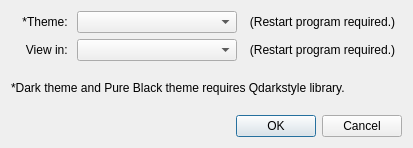
<?xml version="1.0" encoding="UTF-8"?>
<ui version="4.0">
 <class>Settings</class>
 <widget class="QDialog" name="Settings">
  <property name="windowModality">
   <enum>Qt::NonModal</enum>
  </property>
  <property name="geometry">
   <rect>
    <x>0</x>
    <y>0</y>
    <width>413</width>
    <height>148</height>
   </rect>
  </property>
  <property name="windowTitle">
   <string>Settings</string>
  </property>
  <property name="sizeGripEnabled">
   <bool>false</bool>
  </property>
  <property name="modal">
   <bool>false</bool>
  </property>
  <layout class="QVBoxLayout" name="verticalLayout">
   <property name="spacing">
    <number>7</number>
   </property>
   <item>
    <widget class="QFrame" name="frame">
     <property name="frameShape">
      <enum>QFrame::NoFrame</enum>
     </property>
     <property name="frameShadow">
      <enum>QFrame::Raised</enum>
     </property>
     <layout class="QGridLayout" name="gridLayout">
      <property name="leftMargin">
       <number>0</number>
      </property>
      <property name="topMargin">
       <number>0</number>
      </property>
      <property name="rightMargin">
       <number>0</number>
      </property>
      <property name="bottomMargin">
       <number>0</number>
      </property>
      <item row="0" column="1">
       <widget class="QComboBox" name="choice_theme"/>
      </item>
      <item row="0" column="0">
       <widget class="QLabel" name="label">
        <property name="sizePolicy">
         <sizepolicy hsizetype="Fixed" vsizetype="Preferred">
          <horstretch>0</horstretch>
          <verstretch>0</verstretch>
         </sizepolicy>
        </property>
        <property name="minimumSize">
         <size>
          <width>60</width>
          <height>0</height>
         </size>
        </property>
        <property name="maximumSize">
         <size>
          <width>60</width>
          <height>16777215</height>
         </size>
        </property>
        <property name="text">
         <string>*Theme: </string>
        </property>
        <property name="alignment">
         <set>Qt::AlignRight|Qt::AlignTrailing|Qt::AlignVCenter</set>
        </property>
       </widget>
      </item>
      <item row="0" column="2">
       <widget class="QLabel" name="label_2">
        <property name="text">
         <string>(Restart program required.)</string>
        </property>
        <property name="alignment">
         <set>Qt::AlignCenter</set>
        </property>
       </widget>
      </item>
      <item row="1" column="0">
       <widget class="QLabel" name="label_3">
        <property name="sizePolicy">
         <sizepolicy hsizetype="Fixed" vsizetype="Preferred">
          <horstretch>0</horstretch>
          <verstretch>0</verstretch>
         </sizepolicy>
        </property>
        <property name="minimumSize">
         <size>
          <width>60</width>
          <height>0</height>
         </size>
        </property>
        <property name="maximumSize">
         <size>
          <width>60</width>
          <height>16777215</height>
         </size>
        </property>
        <property name="text">
         <string>View in: </string>
        </property>
        <property name="alignment">
         <set>Qt::AlignRight|Qt::AlignTrailing|Qt::AlignVCenter</set>
        </property>
       </widget>
      </item>
      <item row="1" column="1">
       <widget class="QComboBox" name="choice_views"/>
      </item>
      <item row="1" column="2">
       <widget class="QLabel" name="label_4">
        <property name="text">
         <string>(Restart program required.)</string>
        </property>
        <property name="alignment">
         <set>Qt::AlignCenter</set>
        </property>
       </widget>
      </item>
     </layout>
    </widget>
   </item>
   <item>
    <widget class="QLabel" name="label_5">
     <property name="text">
      <string>*Dark theme and Pure Black theme requires Qdarkstyle library. </string>
     </property>
    </widget>
   </item>
   <item>
    <widget class="QDialogButtonBox" name="resultbox">
     <property name="orientation">
      <enum>Qt::Horizontal</enum>
     </property>
     <property name="standardButtons">
      <set>QDialogButtonBox::Cancel|QDialogButtonBox::Ok</set>
     </property>
    </widget>
   </item>
  </layout>
 </widget>
 <resources/>
 <connections>
  <connection>
   <sender>resultbox</sender>
   <signal>accepted()</signal>
   <receiver>Settings</receiver>
   <slot>accept()</slot>
   <hints>
    <hint type="sourcelabel">
     <x>248</x>
     <y>254</y>
    </hint>
    <hint type="destinationlabel">
     <x>157</x>
     <y>274</y>
    </hint>
   </hints>
  </connection>
  <connection>
   <sender>resultbox</sender>
   <signal>rejected()</signal>
   <receiver>Settings</receiver>
   <slot>reject()</slot>
   <hints>
    <hint type="sourcelabel">
     <x>316</x>
     <y>260</y>
    </hint>
    <hint type="destinationlabel">
     <x>286</x>
     <y>274</y>
    </hint>
   </hints>
  </connection>
 </connections>
</ui>
